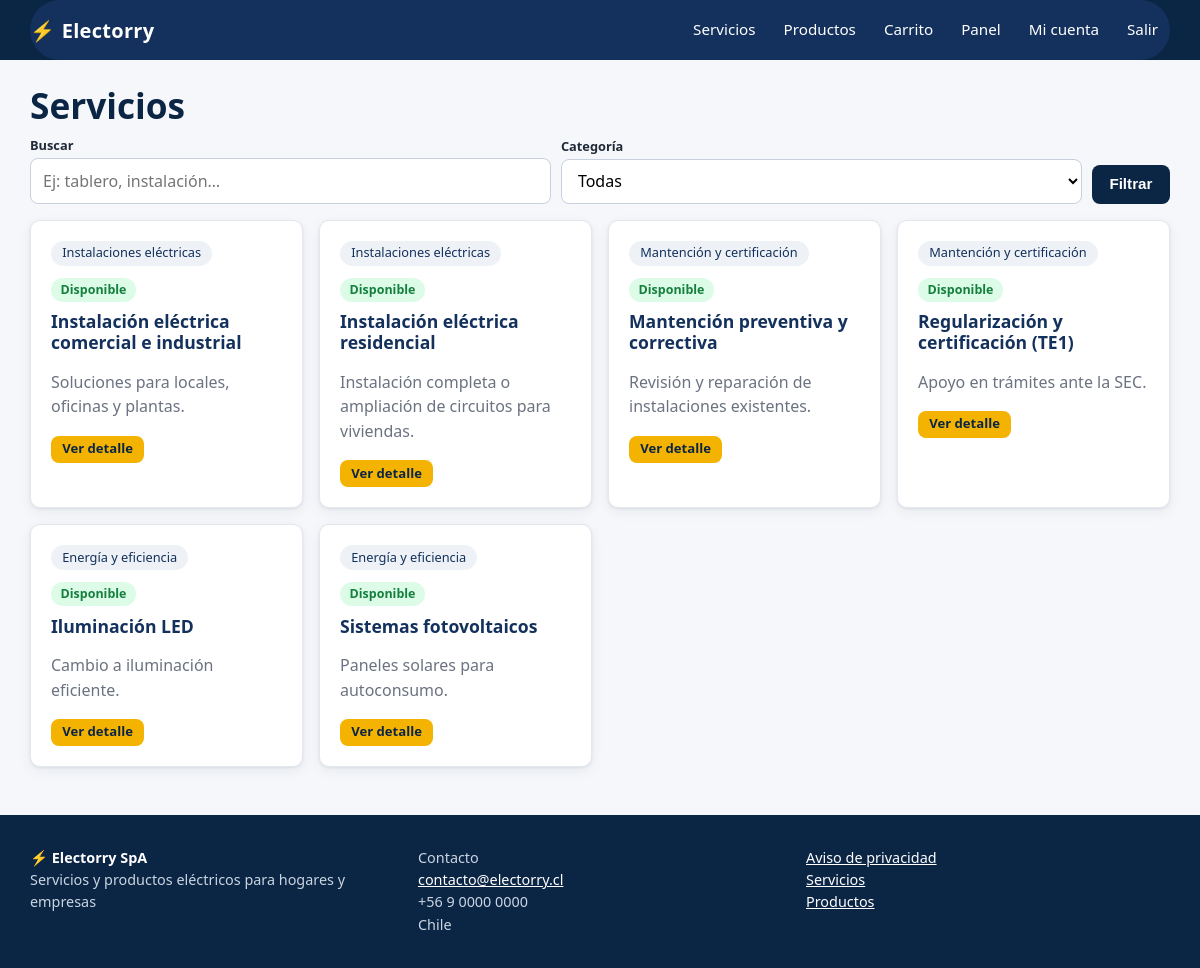
Screenshot of /servicios/ (signed in) with the database file from the repository.
### apps/usuarios/models.py (models this page shows, shortened)
class Usuario(AbstractUser):
    username = None
    email = models.EmailField("correo electrónico", unique=True)
    telefono = models.CharField("teléfono", max_length=20, blank=True)
    rol = models.CharField(max_length=10, choices=Rol.choices, default=Rol.CLIENTE, db_index=True)
    acepta_privacidad = models.BooleanField("acepta aviso de privacidad", default=False)
    fecha_privacidad = models.DateTimeField(null=True, blank=True)
    anonimizado = models.BooleanField(default=False)
    USERNAME_FIELD = "email"
    REQUIRED_FIELDS = []
    objects = UsuarioManager()
    class Meta:
        ordering = ["last_name", "first_name"]
        verbose_name = "usuario"
        verbose_name_plural = "usuarios"
    @property
    def es_personal(self):
        return self.rol in (Rol.ADMIN, Rol.INTERNO)

### apps/catalogo/models.py (models this page shows, shortened)
class Servicio(models.Model):
    categoria = models.ForeignKey(CategoriaServicio, on_delete=models.PROTECT, related_name="servicios")
    nombre = models.CharField(max_length=150)
    slug = models.SlugField(max_length=170, unique=True, blank=True)
    resumen = models.CharField(max_length=250)
    descripcion = models.TextField()
    disponible = models.BooleanField("disponible", default=True)
    creado = models.DateTimeField(auto_now_add=True)
    actualizado = models.DateTimeField(auto_now=True)
    class Meta:
        ordering = ["categoria__orden", "nombre"]
        verbose_name = "servicio"
        verbose_name_plural = "servicios"
        indexes = [models.Index(fields=["disponible", "categoria"]), models.Index(fields=["nombre"])]
    def get_absolute_url(self):
        return reverse("catalogo:detalle", kwargs={"slug": self.slug})

class CategoriaServicio(models.Model):
    nombre = models.CharField(max_length=100, unique=True)
    descripcion = models.CharField(max_length=300, blank=True)
    activa = models.BooleanField(default=True)
    orden = models.PositiveSmallIntegerField(default=0)
    class Meta:
        ordering = ["orden", "nombre"]
        verbose_name = "categoría de servicio"
        verbose_name_plural = "categorías de servicio"
    def __str__(self):
        return self.nombre

### apps/catalogo/views.py (the view)
# urls.py: path("", views.lista, name="lista"),
def lista(request):
    qs = Servicio.objects.select_related("categoria").filter(categoria__activa=True)
    q = request.GET.get("q", "").strip()
    cat = request.GET.get("categoria", "")
    if q:
        qs = qs.filter(Q(nombre__icontains=q) | Q(resumen__icontains=q) | Q(descripcion__icontains=q))
    if cat.isdigit():
        qs = qs.filter(categoria_id=int(cat))
    pagina = Paginator(qs, 9).get_page(request.GET.get("pagina"))
    return render(
        request,
        "catalogo/lista.html",
        {"pagina": pagina, "categorias": CategoriaServicio.objects.filter(activa=True), "q": q, "cat": cat},
    )

### apps/core/context_processors.py (called while the page is built)
def sitio(request):
    carrito_items = 0
    carrito = request.session.get("carrito") if hasattr(request, "session") else None
    if carrito:
        carrito_items = sum(int(c) for c in carrito.values())
    return {
        "EMPRESA": settings.EMPRESA,
        "IVA": settings.IVA_PORCENTAJE,
        "carrito_items": carrito_items,
    }

### templates/catalogo/lista.html (shortened to what this page needs)
{% extends "base.html" %}
{% block content %}
<h1>Servicios</h1>
<form class="filters" method="get">
  <div><label for="q">Buscar</label><input id="q" name="q" value="{{ q }}" placeholder="Ej: tablero, instalación…"></div>
  <div><label for="categoria">Categoría</label>
    <select id="categoria" name="categoria"><option value="">Todas</option>{% for c in categorias %}<option value="{{ c.pk }}" {% if cat == c.pk|stringformat:"s" %}selected{% endif %}>{{ c.nombre }}</option>{% endfor %}</select></div>
  <div style="flex:0 0 auto"><button class="btn secondary" type="submit">Filtrar</button></div>
</form>
<div class="grid cols-3">
  {% for s in pagina %}
  <article class="card">
    <div class="row between"><span class="pill">{{ s.categoria }}</span>
      {% if s.disponible %}<span class="estado estado-aprobado">Disponible</span>{% else %}<span class="estado">No disponible</span>{% endif %}</div>
    <h3 style="margin-top:.6rem"><a href="{{ s.get_absolute_url }}" style="text-decoration:none">{{ s.nombre }}</a></h3>
    <p class="muted">{{ s.resumen }}</p>
    <a class="btn small" href="{{ s.get_absolute_url }}">Ver detalle</a>
  </article>
  {% empty %}<div class="card empty" style="grid-column:1/-1">No encontramos servicios con esos filtros.</div>{% endfor %}
</div>
{% endblock %}

### templates/base.html (shortened to what this page needs)
{% load static electorry %}<!doctype html>
<html lang="es">
<head>
  <link rel="stylesheet" href="{% static 'css/app.css' %}">
</head>
<body>
<header class="site-header">
  <div class="container bar" id="barra-navegacion">
    <a class="brand" href="{% url 'core:inicio' %}"><span class="bolt">⚡</span> Electorry</a>
    <nav class="nav" aria-label="Principal">
      <a href="{% url 'catalogo:lista' %}">Servicios</a>
      <a href="{% url 'tienda:lista' %}">Productos</a>
      <a href="{% url 'tienda:carrito' %}">Carrito{% if carrito_items %}<span class="badge-n">{{ carrito_items }}</span>{% endif %}</a>
      {% if user.is_authenticated %}
        {% if user.es_personal %}
          <a href="{% url 'panel:dashboard' %}">Panel</a>
        {% else %}
          <a href="{% url 'solicitudes:mis_solicitudes' %}">Mis solicitudes</a>
          <a href="{% url 'tienda:mis_compras' %}">Mis compras</a>
        {% endif %}
        <a href="{% url 'usuarios:perfil' %}">{{ user.first_name|default:"Mi cuenta" }}</a>
        <form method="post" action="{% url 'usuarios:logout' %}" style="display:inline">{% csrf_token %}<button class="linklike" type="submit" style="color:#fff;padding:.5rem .75rem">Salir</button></form>
      {% else %}
        <a href="{% url 'usuarios:login' %}">Ingresar</a>
        <a class="cta" href="{% url 'usuarios:registro' %}">Crear cuenta</a>
      {% endif %}
    </nav>
  </div>
</header>
<main id="contenido" class="container">
  {% block content %}{% endblock %}
</main>
<footer class="site-footer">
  <div class="container footer-grid">
    <div><strong style="color:#fff">⚡ {{ EMPRESA.nombre }}</strong><br>{{ EMPRESA.eslogan }}</div>
    <div>Contacto<br><a href="mailto:{{ EMPRESA.email }}">{{ EMPRESA.email }}</a><br>{{ EMPRESA.telefono }}<br>{{ EMPRESA.direccion }}</div>
    <div><a href="{% url 'core:privacidad' %}">Aviso de privacidad</a><br><a href="{% url 'catalogo:lista' %}">Servicios</a><br><a href="{% url 'tienda:lista' %}">Productos</a></div>
  </div>
</footer>
</body>
</html>

### static/css/app.css (style rules this page uses)
:root { --navy: #0b2545; --navy-2: #13315c; --amber: #f5b301; --amber-d: #d99a00; --ink: #1f2937; --muted: #6b7280; --bg: #f5f7fa; --card: #fff; --line: #e3e8ef; --ok: #15803d; --ok-bg: #dcfce7; --warn: #a16207; --warn-bg: #fef3c7; --err: #b91c1c; --err-bg: #fee2e2; --info: #1d4ed8; --info-bg: #dbeafe; --radius: 10px; --shadow: 0 1px 3px rgba(11,37,69,.08), 0 4px 14px rgba(11,37,69,.06); }
*, *::before, *::after { box-sizing: border-box; }
html { scroll-behavior: smooth; }
body { margin: 0; font: 16px/1.55 system-ui, -apple-system, "Segoe UI", Roboto, sans-serif; color: var(--ink); background: var(--bg); }
a { color: var(--navy-2); }
h1, h2, h3 { line-height: 1.2; color: var(--navy); margin: 0 0 .6rem; }
h1 { font-size: clamp(1.6rem, 3vw, 2.2rem); }
h3 { font-size: 1.1rem; }
.container { width: min(1140px, 100% - 2rem); margin-inline: auto; }
.muted { color: var(--muted); }
.small { font-size: .875rem; }
.row { display: flex; gap: .75rem; flex-wrap: wrap; align-items: center; }
.row.between { justify-content: space-between; }
.site-header { background: var(--navy); color: #fff; position: sticky; top: 0; z-index: 20; }
.site-header a { color: #fff; text-decoration: none; }
.site-header .bar { display: flex; align-items: center; gap: 1rem; min-height: 60px; }
#barra-navegacion { background-color: #13315c; }
.brand { font-weight: 800; font-size: 1.25rem; letter-spacing: .3px; display: flex; align-items: center; gap: .4rem; }
.brand .bolt { color: var(--amber); }
.nav { display: flex; gap: .25rem; align-items: center; margin-left: auto; flex-wrap: wrap; }
.nav a, .nav button.linklike { padding: .5rem .75rem; border-radius: 8px; color: #fff; font-size: .95rem; }
button.linklike { background: none; border: 0; cursor: pointer; font: inherit; }
main { padding: 1.5rem 0 3rem; min-height: 60vh; }
.site-footer { background: var(--navy); color: #cbd5e1; padding: 2rem 0; font-size: .9rem; }
.site-footer a { color: #fff; }
.footer-grid { display: grid; gap: 1.5rem; grid-template-columns: repeat(auto-fit, minmax(220px, 1fr)); }
.card { background: var(--card); border: 1px solid var(--line); border-radius: var(--radius); padding: 1.25rem; box-shadow: var(--shadow); }
.grid { display: grid; gap: 1rem; }
.grid.cols-3 { grid-template-columns: repeat(auto-fit, minmax(260px, 1fr)); }
.btn { display: inline-block; border: 0; cursor: pointer; background: var(--amber); color: var(--navy); font-weight: 700; padding: .65rem 1.1rem; border-radius: 8px; text-decoration: none; font-size: .95rem; line-height: 1.2; }
.btn.secondary { background: var(--navy); color: #fff; }
.btn.small { padding: .35rem .7rem; font-size: .82rem; }
.pill { display: inline-block; background: #eef2f7; border-radius: 99px; padding: .15rem .7rem; font-size: .8rem; color: var(--navy-2); }
.field input:not([type=checkbox]):not([type=radio]):not([type=file]), .field select, .field textarea, .filters input, .filters select { width: 100%; padding: .6rem .75rem; border: 1px solid #c7d0dc; border-radius: 8px; font: inherit; background: #fff; }
.filters { display: flex; gap: .6rem; flex-wrap: wrap; align-items: end; margin-bottom: 1rem; }
.filters > div { flex: 1 1 150px; }
.filters label { font-size: .8rem; font-weight: 600; display: block; margin-bottom: .15rem; }
.estado { display: inline-block; padding: .15rem .6rem; border-radius: 99px; font-size: .78rem; font-weight: 700; white-space: nowrap; background: #e5e7eb; color: #374151; }
.estado-aceptada, .estado-finalizada, .estado-pagada, .estado-aprobado, .estado-enviada-ok { background: var(--ok-bg); color: var(--ok); }
.bar { background: #eef2f7; border-radius: 99px; height: 12px; overflow: hidden; }

### rows the page displays
Usuario: first_name "Mi cuenta"
Servicio: categoria "Instalaciones eléctricas", disponible "Disponible", nombre "Instalación eléctrica comercial e industrial", resumen "Soluciones para locales, oficinas y plantas."
Servicio: categoria "Instalaciones eléctricas", disponible "Disponible", nombre "Instalación eléctrica residencial", resumen "Instalación completa o ampliación de circuitos para viviendas."
Servicio: categoria "Mantención y certificación", disponible "Disponible", nombre "Mantención preventiva y correctiva", resumen "Revisión y reparación de instalaciones existentes."
Servicio: categoria "Mantención y certificación", disponible "Disponible", nombre "Regularización y certificación (TE1)", resumen "Apoyo en trámites ante la SEC."
Servicio: categoria "Energía y eficiencia", disponible "Disponible", nombre "Iluminación LED", resumen "Cambio a iluminación eficiente."
Servicio: categoria "Energía y eficiencia", disponible "Disponible", nombre "Sistemas fotovoltaicos", resumen "Paneles solares para autoconsumo."

### other values shown
{{ EMPRESA.nombre }} "Electorry SpA"
{{ EMPRESA.eslogan }} "Servicios y productos eléctricos para hogares y empresas"
{{ EMPRESA.email }} "contacto@electorry.cl"
{{ EMPRESA.telefono }} "+56 9 0000 0000"
{{ EMPRESA.direccion }} "Chile"
